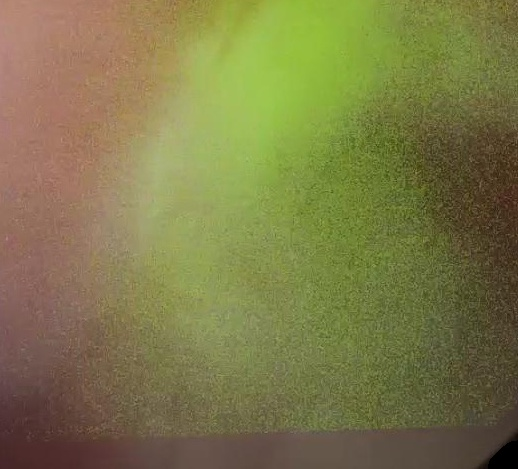
#> input picture balanceoDM/300x300/DM/100292.-5.jpg, 518 x 469 px; its folder holds only this picture in this run
$ python HFOUR.py   (older library calls are emulated)
#> lines starting #> are read from the running program, lines starting #| are printed output that depends on the picture
# -*- coding: utf-8 -*-
"""
Created on Fri Aug 16 01:18:58 2019

@author: Nataly
"""


import cv2
import numpy as np
import glob
from skimage.feature import greycomatrix, greycoprops
import skimage.feature
from scipy.stats import kurtosis
import statistics as stats
import pywt
import pywt.data
from scipy import ndimage as nd
from skimage import data
from skimage.util import img_as_float
from skimage.filters import gabor_kernel


#tamañoA = []
#tamañoB = []
def Fourier(inA):
    f = np.fft.fft2(inA)
    fshift = np.fft.fftshift(f)
    fourier = 20*np.log(np.abs(fshift))
    fourier=fourier.astype(np.uint8)
    return fourier

def GLCM (imA):
        a=int(np.max(imA))
        g = skimage.feature.greycomatrix(imA, [1], [0], levels=a+1, symmetric=False, normed=True)
        contraste=skimage.feature.greycoprops(g, 'contrast')[0][0]
        energia=skimage.feature.greycoprops(g, 'energy')[0][0]
        homogeneidad=skimage.feature.greycoprops(g, 'homogeneity')[0][0]
        correlacion=skimage.feature.greycoprops(g, 'correlation')[0][0]
        disimi= greycoprops(g, 'dissimilarity')
        ASM= greycoprops(g, 'ASM')
        entropia=skimage.measure.shannon_entropy(g)
        return g,contraste,energia,homogeneidad, correlacion, disimi, ASM,entropia
#                    plt.imshow(cropped)

from scipy.stats import skew
from scipy.stats import kurtosis
from scipy import stats

valorintensidad=[]
valorpico=[]
sumas=[]
media=[]
mediana=[]
destan=[]
var=[]
betadm=[]
asimetria=[]
kurtos=[]
pearson=[]

#from matplotlib import pyplot as plt
from matplotlib import pyplot as plt
for image in glob.glob('*.jpg'):
    # image = '00002.jpg'
    im = cv2.imread(image)
#> im is the input picture: shape (469, 518, 3); mean B, G, R 72.3, 121.3, 125.2
    im=cv2.normalize(im, None, 0, 255, norm_type=cv2.NORM_MINMAX, dtype=cv2.CV_8UC3)
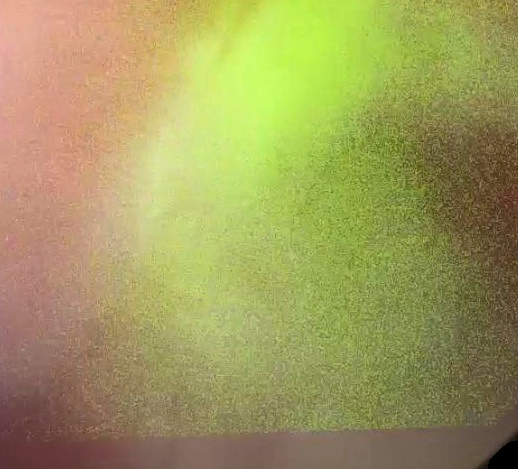
#> im: shape (469, 518, 3); mean B, G, R 92.7, 155.4, 160.4
    aa,bb,c = im.shape
#> aa = 469; bb = 518; c = 3
    croppedrgb=im
    croppedrgb_2=croppedrgb.copy()
    HSV=cv2.cvtColor(im,cv2.COLOR_RGB2HSV)
#> HSV: shape (469, 518, 3); mean H, S, V 94.4, 114.6, 169.9
    H,S,cropped=cv2.split(HSV)
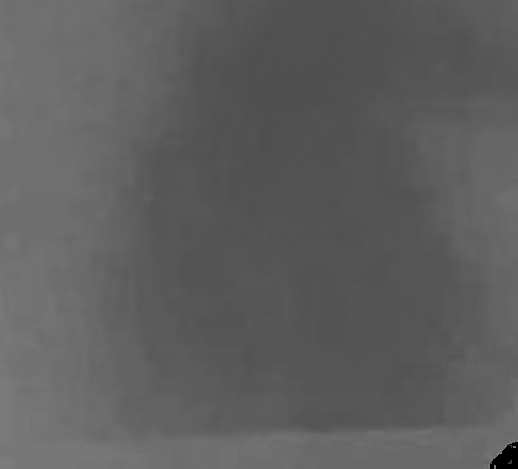
#> H: shape (469, 518); min 0, max 135, mean 94.4
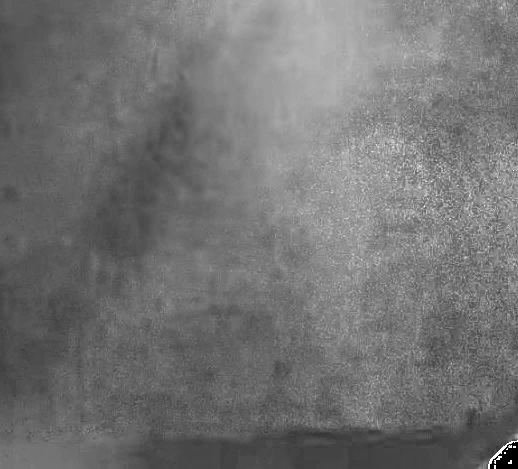
#> S: shape (469, 518); min 0, max 255, mean 114.6
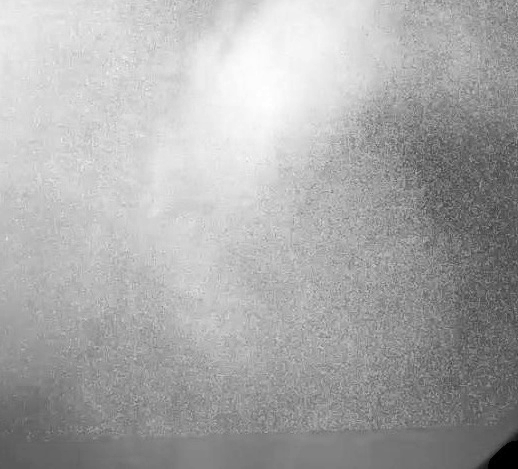
#> cropped: shape (469, 518); min 0, max 255, mean 169.9

    cropped=Fourier(cropped)
#> in Fourier, `fourier = 20*np.log(np.abs(fshift))`:
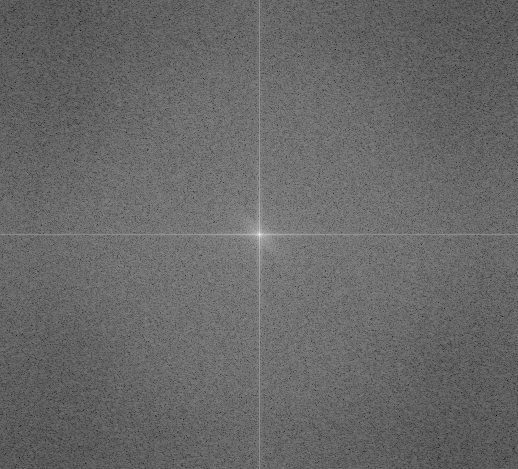
#> fourier: shape (469, 518) float64; min 19.85, max 350.7, mean 155.2; drawn with min black and max white
#> in Fourier, `fourier=fourier.astype(np.uint8)`:
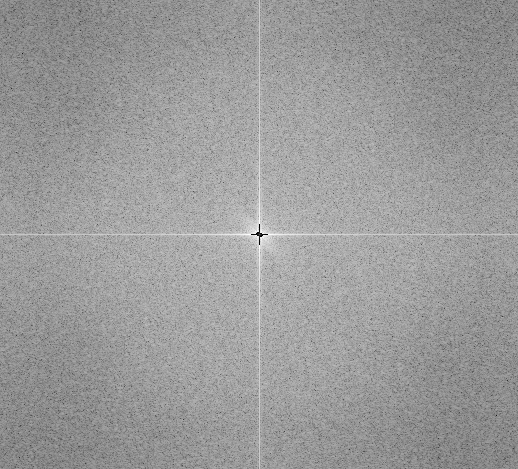
#> fourier: shape (469, 518); min 1, max 255, mean 154.6
    hist = cv2.calcHist([cropped],[0],None,[256],[0,255])
#> hist = 256 values, max 5624 at index 151, min 0 at index 0, mean 949
#    plt.plot(hist)
#    plt.show()
    hisa=hist.copy()
#> hisa has the same summary as hist
    hist=hist.tolist()
#> hist = 256 items, first 6: [0], [4], [2], [4], [2], [0]
    u=np.max(hist)
#> u = 5624
    hi=hist.index(u)
#> hi = 151

    valorintensidad.append(hi)
    valorpico.append(hisa[hi])


    if hi==0:
       betadm.append(hisa[hi]/sum(hisa))
    else:
        betadm.append(sum(hisa[0:hi])/sum(hisa))
    asimetria.append(skew(hisa))
    kurtos.append(kurtosis(hisa))
    sumas.append(sum(hisa))
    media.append(np.mean(hisa))
    mediana.append(np.median(hisa))
    destan.append(np.std(hisa))
    var.append(np.var(hisa))


import pandas as pd
datos = {'Valor pico intensidad':valorintensidad,
         'Posición pico intensidad':valorpico,
         'beta':betadm,
         'Asimetria':asimetria,
         'Curtosis':kurtos,
         'sumas':sumas,
         'media':media,
         'mediana':mediana,
         'desviacion E':destan,
         'Varianza':var}
datos = pd.DataFrame(datos)
#> datos = table of 1 rows and 10 columns
datos.to_excel('HFOURDM.xlsx')
